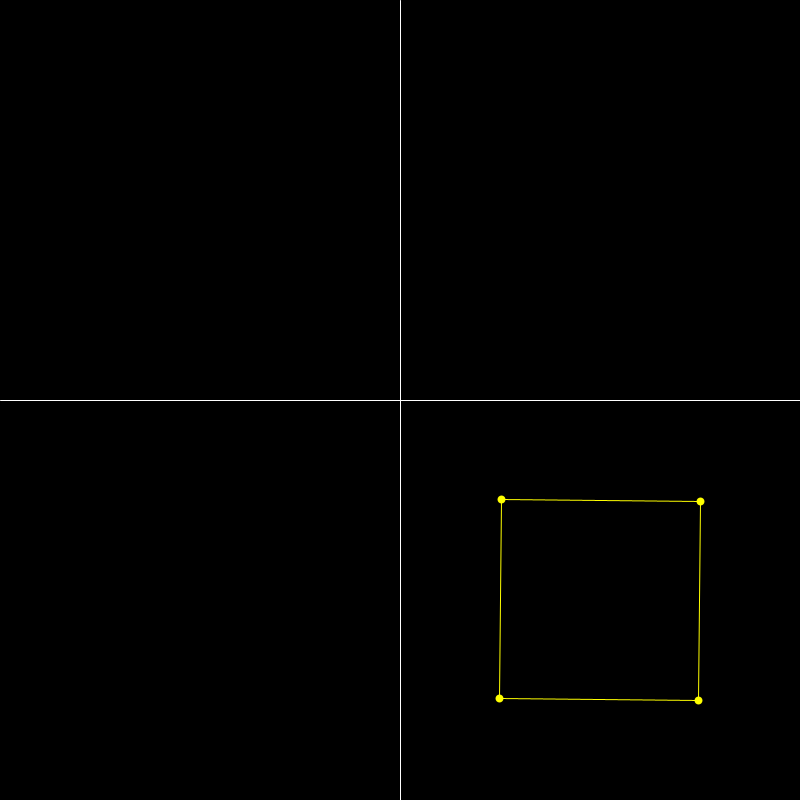
Frame 1 (no input)
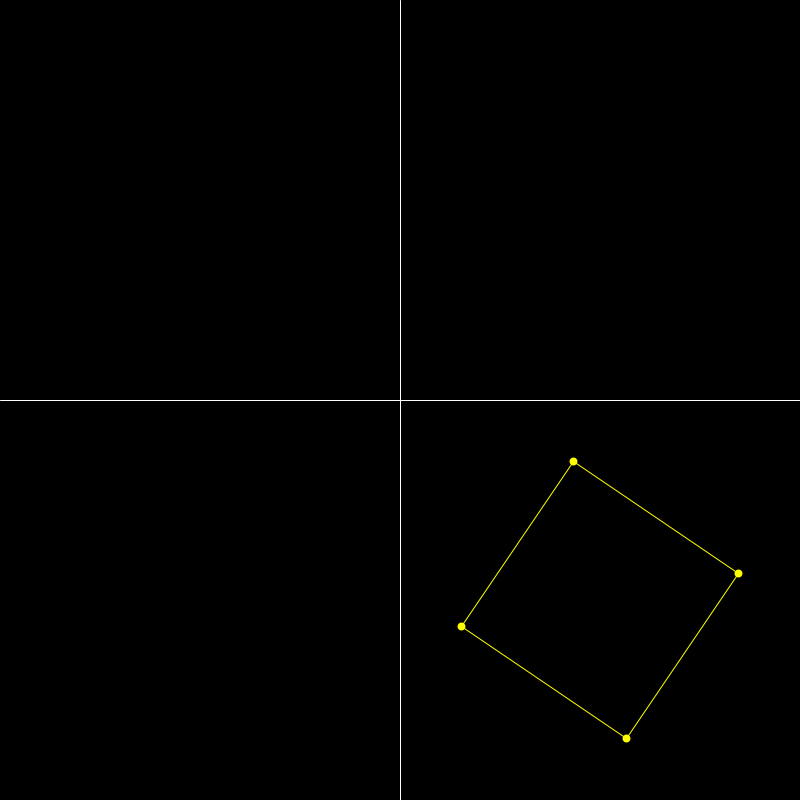
Frame 60 (the mouse pressed at the canvas centre just before this capture)
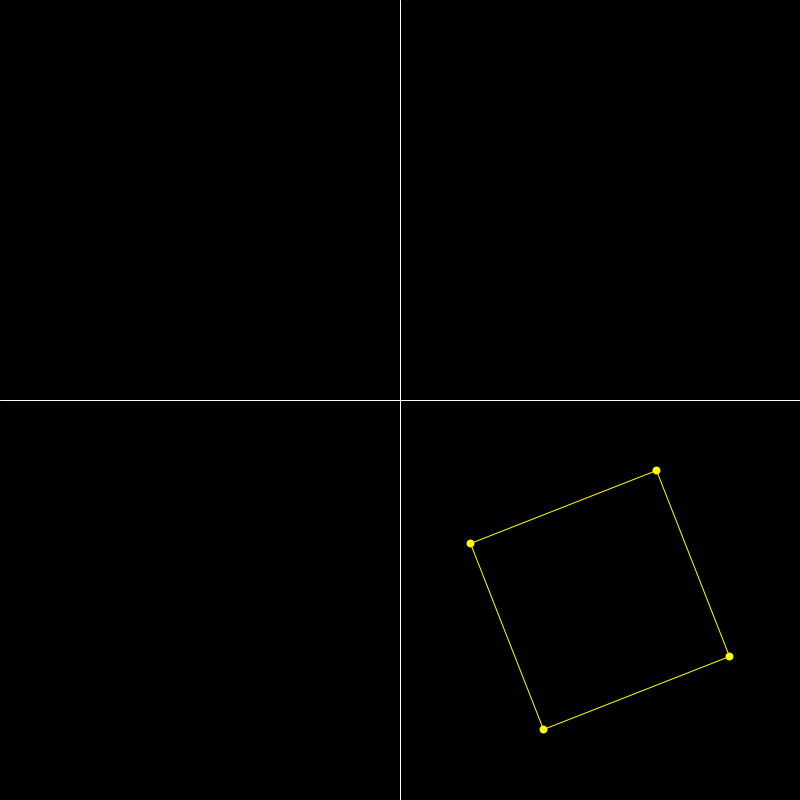
Frame 120 (the mouse held since frame 60 and released just before this capture)

The Processing sketch that drew these frames (run headless with seeded random() and noise(); from frame 60 on, the mouse is pressed at the canvas centre):

// Processing sketch: rotationArbitraryPoint2D
// ── rotationArbitraryPoint2D.pde
float w=0.01;
PVector axis=new PVector(200,200);
PVector vertex[]=new PVector[4]; 
PVector v1=new PVector(100,100);
PVector v2=new PVector(-100,100);
PVector v3=new PVector(-100,-100);
PVector v4=new PVector(100,-100);
PVector center=new PVector(400,400);

PVector rotateOrigin(PVector v,float angle){
  PVector temp=new PVector(0,0);
  temp.x=v.x*cos(angle)-v.y*sin(angle);
  temp.y=v.x*sin(angle)+v.y*cos(angle);
  return temp;
}

void setup(){
  size(800,800);
  vertex[0]=v1;
  vertex[1]=v2;
  vertex[2]=v3;
  vertex[3]=v4;
}

void draw(){
  background(0);
  stroke(255);
  strokeWeight(1);
  line(0,400,800,400);
  line(400,0,400,800);
  noFill();
  stroke(255,255,0);
  for(int i=0;i<4;i++){
    vertex[i]=rotateOrigin(vertex[i],w);
  }
  strokeWeight(8);
  for(int i=0;i<4;i++){
    point(center.x+axis.x+vertex[i].x,center.y+axis.y+vertex[i].y);
  }
  strokeWeight(1);
  beginShape();
  for(int i=0;i<4;i++){
    vertex(center.x+axis.x+vertex[i].x,center.y+axis.y+vertex[i].y);
  }
  endShape(CLOSE);
}
